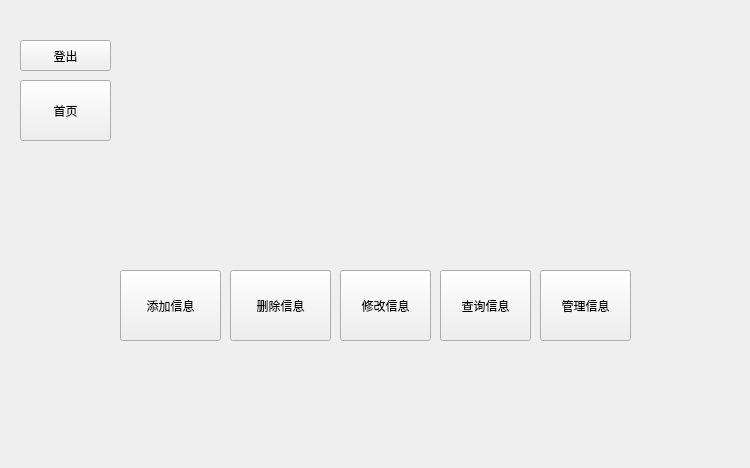
<?xml version="1.0" encoding="UTF-8"?>
<ui version="4.0">
 <class>Maincontrol</class>
 <widget class="QWidget" name="Maincontrol">
  <property name="geometry">
   <rect>
    <x>0</x>
    <y>0</y>
    <width>750</width>
    <height>468</height>
   </rect>
  </property>
  <property name="windowTitle">
   <string>Form</string>
  </property>
  <property name="styleSheet">
   <string notr="true"/>
  </property>
  <widget class="QWidget" name="widget" native="true">
   <property name="geometry">
    <rect>
     <x>0</x>
     <y>0</y>
     <width>751</width>
     <height>471</height>
    </rect>
   </property>
   <property name="styleSheet">
    <string notr="true">image: url(:/new/prefix1/img/main.png);</string>
   </property>
   <widget class="QPushButton" name="backhome">
    <property name="geometry">
     <rect>
      <x>20</x>
      <y>80</y>
      <width>91</width>
      <height>61</height>
     </rect>
    </property>
    <property name="text">
     <string>首页</string>
    </property>
   </widget>
   <widget class="QPushButton" name="DeleteCard">
    <property name="geometry">
     <rect>
      <x>230</x>
      <y>270</y>
      <width>101</width>
      <height>71</height>
     </rect>
    </property>
    <property name="text">
     <string>删除信息</string>
    </property>
   </widget>
   <widget class="QPushButton" name="AddCard">
    <property name="geometry">
     <rect>
      <x>120</x>
      <y>270</y>
      <width>101</width>
      <height>71</height>
     </rect>
    </property>
    <property name="text">
     <string>添加信息</string>
    </property>
   </widget>
   <widget class="QPushButton" name="SelectCard">
    <property name="geometry">
     <rect>
      <x>440</x>
      <y>270</y>
      <width>91</width>
      <height>71</height>
     </rect>
    </property>
    <property name="text">
     <string>查询信息</string>
    </property>
   </widget>
   <widget class="QPushButton" name="UpdateCard">
    <property name="geometry">
     <rect>
      <x>340</x>
      <y>270</y>
      <width>91</width>
      <height>71</height>
     </rect>
    </property>
    <property name="text">
     <string>修改信息</string>
    </property>
   </widget>
   <widget class="QPushButton" name="AdminCard">
    <property name="geometry">
     <rect>
      <x>540</x>
      <y>270</y>
      <width>91</width>
      <height>71</height>
     </rect>
    </property>
    <property name="text">
     <string>管理信息</string>
    </property>
   </widget>
   <widget class="QPushButton" name="back">
    <property name="geometry">
     <rect>
      <x>20</x>
      <y>40</y>
      <width>91</width>
      <height>31</height>
     </rect>
    </property>
    <property name="styleSheet">
     <string notr="true"/>
    </property>
    <property name="text">
     <string>登出</string>
    </property>
   </widget>
  </widget>
 </widget>
 <resources/>
 <connections/>
</ui>
